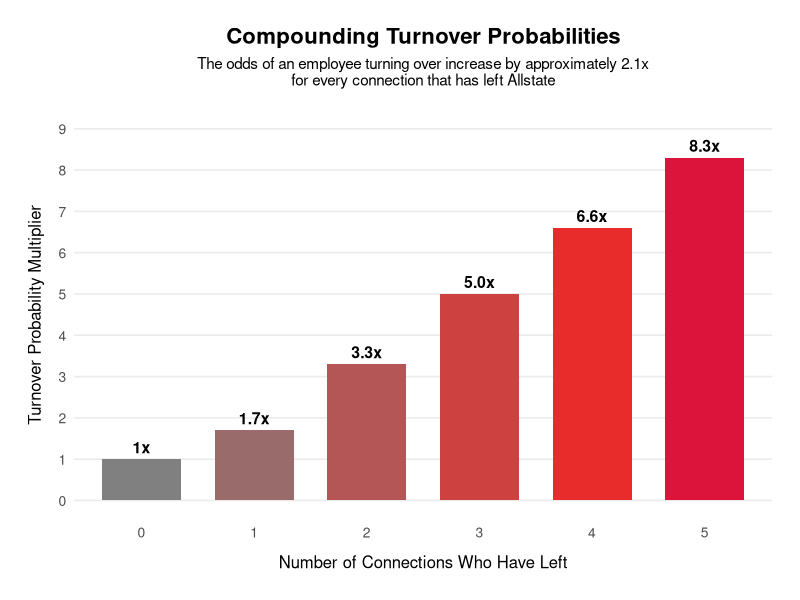
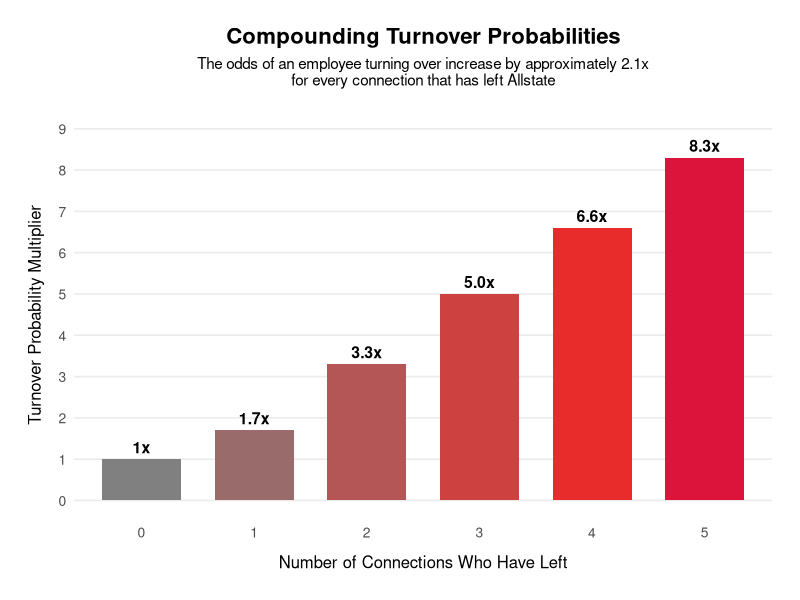

Write the R code that produced these figures, in order.
# Location: /Users/ccastille/Documents/GitHub/Website/content/post/what-is-pal-of-the-bayou/generate_turnover_contagion_figure.R
# Purpose: Reproduce the compounding turnover probabilities bar chart
# Why: Create reproducible code for the turnover contagion visualization with exact replica
# RELEVANT FILES: index.md, turnover-contagion-bars-figure1.png

# -----------------------------------------------------------------------------
# SETUP
# -----------------------------------------------------------------------------

library(ggplot2)
library(dplyr)

# -----------------------------------------------------------------------------
# DATA
# -----------------------------------------------------------------------------

# Data from the blog post caption:
# "employees with no departing connections have a baseline risk (1x), 
# while those with 1, 2, 3, 4, or 5 connections who have left face 
# 1.7x, 3.3x, 5.0x, 6.6x, and 8.3x increases in turnover probability, respectively."

turnover_data <- data.frame(
  connections = 0:5,
  multiplier = c(1.0, 1.7, 3.3, 5.0, 6.6, 8.3),
  label = c("1x", "1.7x", "3.3x", "5.0x", "6.6x", "8.3x")
)

# Define colors: smooth gradient from grey (0) to red (5), each getting closer to red
# Using a smooth transition from grey (#808080) to red (#DC143C)
color_map <- c(
  "0" = "#808080",  # 0 connections: grey (baseline)
  "1" = "#9A6B6B",  # 1 connection: grey with red tint
  "2" = "#B45656",  # 2 connections: more red
  "3" = "#CE4141",  # 3 connections: red-grey mix
  "4" = "#E82C2C",  # 4 connections: bright red
  "5" = "#DC143C"   # 5 connections: crimson red (highest risk)
)

# -----------------------------------------------------------------------------
# CREATE PLOT
# -----------------------------------------------------------------------------

# Create the bar chart with custom colors
p <- ggplot(turnover_data, aes(x = factor(connections), y = multiplier, fill = factor(connections))) +
  geom_bar(stat = "identity", width = 0.7) +
  scale_fill_manual(values = color_map, guide = "none") +
  geom_text(aes(x = factor(connections), y = multiplier, label = label), 
            vjust = -0.5, 
            size = 4, 
            fontface = "bold",
            inherit.aes = FALSE) +
  labs(
    x = "Number of Connections Who Have Left",
    y = "Turnover Probability Multiplier",
    title = "Compounding Turnover Probabilities",
    subtitle = "The odds of an employee turning over increase by approximately 2.1x\nfor every connection that has left Allstate"
  ) +
  scale_y_continuous(limits = c(0, 9), breaks = seq(0, 9, by = 1)) +
  theme_minimal(base_size = 12) +
  theme(
    plot.title = element_text(face = "bold", size = 16, hjust = 0.5),
    plot.subtitle = element_text(size = 11, hjust = 0.5, margin = margin(b = 15)),
    axis.title.x = element_text(size = 12, margin = margin(t = 10)),
    axis.title.y = element_text(size = 12, margin = margin(r = 10)),
    axis.text = element_text(size = 10),
    panel.grid.major.x = element_blank(),
    panel.grid.minor = element_blank(),
    plot.margin = margin(20, 20, 20, 20)
  )

# -----------------------------------------------------------------------------
# SAVE PLOT
# -----------------------------------------------------------------------------

ggsave("turnover-contagion-bars-figure1.png",
       plot = p,
       width = 10,
       height = 6,
       dpi = 300)

cat("\n[✓] Figure saved as 'turnover-contagion-bars-figure1.png'\n")
cat("    Location: ", getwd(), "/turnover-contagion-bars-figure1.png\n", sep = "")

# Display the plot
print(p)

